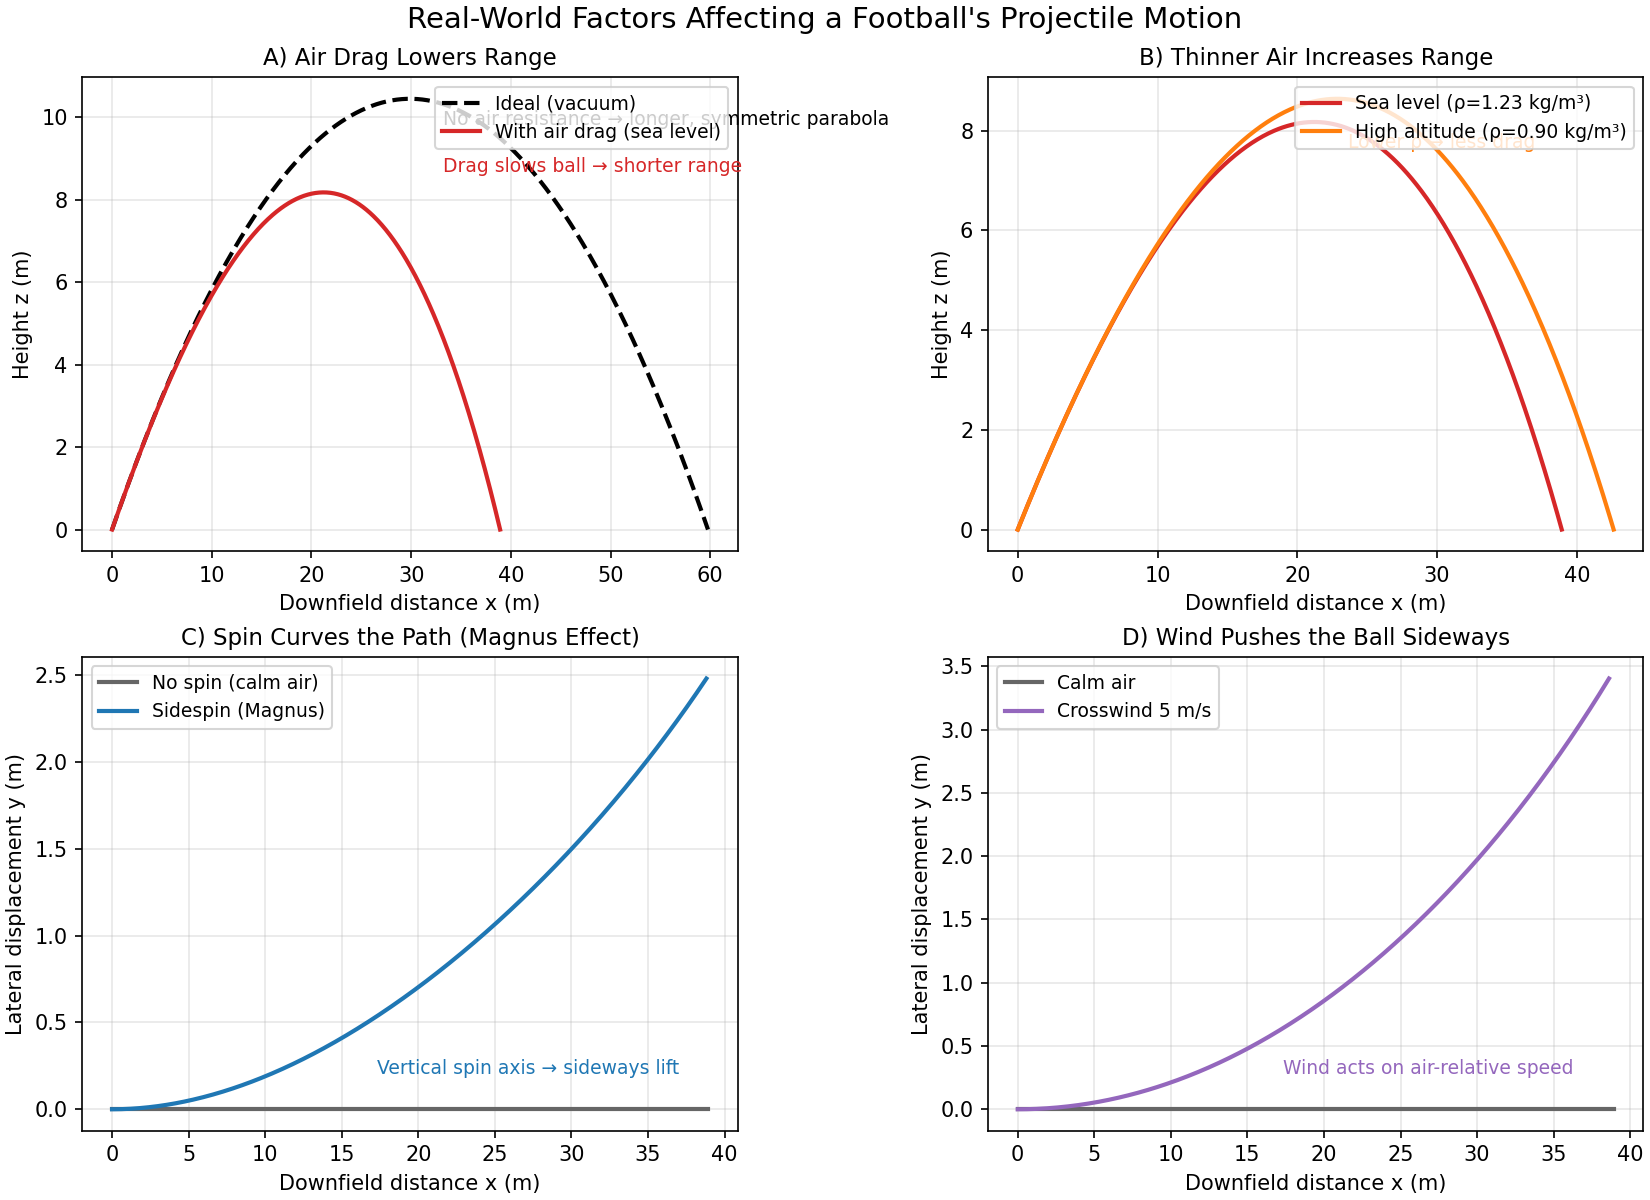

Write Python code to recreate this figure.
import numpy as np
import matplotlib.pyplot as plt


def simulate_trajectory(v0, launch_angle_deg, rho=1.225, Cd=0.25, A=0.038, m=0.43,
                        CL=0.0, spin_axis=None, wind=np.zeros(3), g=9.81,
                        dt=0.005, t_max=8.0):
    """
    Simulate a football's flight in 3D with gravity, quadratic drag, Magnus (spin), and wind.
    Coordinates: x (downfield), y (lateral), z (vertical).

    Parameters
    - v0: initial speed (m/s)
    - launch_angle_deg: elevation angle above horizontal (degrees)
    - rho: air density (kg/m^3)
    - Cd: drag coefficient (dimensionless)
    - A: cross-sectional area (m^2)
    - m: mass (kg)
    - CL: lift (Magnus) coefficient (dimensionless). Set >0 to enable spin lift.
    - spin_axis: 3-vector giving spin axis direction (arbitrary magnitude). If None -> no spin.
                 Only direction matters; CL controls strength.
    - wind: 3-vector wind velocity of air relative to ground (m/s)
    - g: gravitational acceleration (m/s^2)
    - dt: integration time step (s)
    - t_max: safety maximum time (s)

    Returns arrays x, y, z of the trajectory until ground impact (z=0) via linear interpolation.
    """
    # Initial state
    theta = np.deg2rad(launch_angle_deg)
    v = np.array([v0 * np.cos(theta), 0.0, v0 * np.sin(theta)], dtype=float)
    r = np.array([0.0, 0.0, 0.0], dtype=float)

    # Precompute constants
    k_drag = 0.5 * rho * Cd * A / m  # drag coefficient for acceleration

    # Normalize spin axis if provided
    omega_hat = None
    if spin_axis is not None:
        sa_norm = np.linalg.norm(spin_axis)
        if sa_norm > 0:
            omega_hat = spin_axis / sa_norm

    xs, ys, zs = [r[0]], [r[1]], [r[2]]

    t = 0.0
    last_r = r.copy()
    last_v = v.copy()
    while t < t_max:
        v_rel = v - wind
        speed_rel = np.linalg.norm(v_rel)

        # Gravity
        a_g = np.array([0.0, 0.0, -g])

        # Quadratic drag
        if rho > 0.0 and speed_rel > 1e-9:
            a_d = -k_drag * speed_rel * v_rel
        else:
            a_d = np.zeros(3)

        # Magnus (spin) lift: magnitude ~ 0.5*rho*A*CL*v^2/m, direction ~ (omega_hat x v_hat)
        a_m = np.zeros(3)
        if (rho > 0.0) and (CL > 0.0) and (omega_hat is not None) and (speed_rel > 1e-9):
            v_hat = v_rel / speed_rel
            n = np.cross(omega_hat, v_hat)
            n_norm = np.linalg.norm(n)
            if n_norm > 1e-9:
                n_hat = n / n_norm
                a_m = (0.5 * rho * A * CL * (speed_rel ** 2) / m) * n_hat

        a = a_g + a_d + a_m

        # Integrate (explicit Euler)
        last_r[:] = r
        last_v[:] = v
        v = v + a * dt
        r = r + v * dt
        t += dt

        xs.append(r[0])
        ys.append(r[1])
        zs.append(r[2])

        # Ground impact detection and linear interpolation to z=0
        if r[2] < 0.0 and len(zs) > 1:
            z_prev = zs[-2]
            z_curr = zs[-1]
            if (z_prev - z_curr) != 0:
                frac = z_prev / (z_prev - z_curr)
                x_prev, y_prev = xs[-2], ys[-2]
                x_curr, y_curr = xs[-1], ys[-1]
                x_hit = x_prev + frac * (x_curr - x_prev)
                y_hit = y_prev + frac * (y_curr - y_prev)
                xs[-1] = x_hit
                ys[-1] = y_hit
                zs[-1] = 0.0
            break

    return np.array(xs), np.array(ys), np.array(zs)


def main():
    # Physical parameters for a standard football (soccer ball)
    m = 0.43              # kg
    r_ball = 0.11         # m radius
    A = np.pi * r_ball**2 # cross-sectional area
    Cd = 0.25             # drag coefficient

    # Environments
    rho_sea = 1.225  # kg/m^3 (sea level)
    rho_alt = 0.90   # kg/m^3 (high altitude ~ 3000 m)

    # Launch conditions
    v0 = 25.0         # m/s (strong kick)
    angle = 35.0      # degrees

    # Spin setup: sidespin -> spin axis vertical (z), curves sideways (y)
    spin_axis_vertical = np.array([0.0, 0.0, 1.0])
    CL_spin = 0.05  # modest Magnus lift coefficient for a curving kick

    # Wind setups
    wind_calm = np.array([0.0, 0.0, 0.0])
    wind_cross = np.array([0.0, 5.0, 0.0])    # 5 m/s crosswind to the right (+y)

    # Simulations
    # Panel A: Ideal (vacuum) vs with air drag (sea level)
    x_vac, y_vac, z_vac = simulate_trajectory(v0, angle, rho=0.0, Cd=Cd, A=A, m=m, CL=0.0,
                                               spin_axis=None, wind=wind_calm)
    x_drag, y_drag, z_drag = simulate_trajectory(v0, angle, rho=rho_sea, Cd=Cd, A=A, m=m, CL=0.0,
                                                 spin_axis=None, wind=wind_calm)

    # Panel B: Sea level vs high altitude
    x_alt, y_alt, z_alt = simulate_trajectory(v0, angle, rho=rho_alt, Cd=Cd, A=A, m=m, CL=0.0,
                                              spin_axis=None, wind=wind_calm)

    # Panel C: Spin (Magnus) vs no spin (top view)
    x_nospin, y_nospin, z_nospin = simulate_trajectory(v0, angle, rho=rho_sea, Cd=Cd, A=A, m=m, CL=0.0,
                                                       spin_axis=None, wind=wind_calm)
    x_spin, y_spin, z_spin = simulate_trajectory(v0, angle, rho=rho_sea, Cd=Cd, A=A, m=m, CL=CL_spin,
                                                 spin_axis=spin_axis_vertical, wind=wind_calm)

    # Panel D: Crosswind drift (top view)
    x_calm, y_calm, z_calm = x_nospin, y_nospin, z_nospin  # reuse calm, no spin
    x_wind, y_wind, z_wind = simulate_trajectory(v0, angle, rho=rho_sea, Cd=Cd, A=A, m=m, CL=0.0,
                                                 spin_axis=None, wind=wind_cross)

    # Create figure
    plt.rcParams.update({
        'font.size': 10,
        'axes.titlesize': 11,
        'axes.labelsize': 10,
        'legend.fontsize': 9
    })

    fig, axs = plt.subplots(2, 2, figsize=(11, 8), constrained_layout=True)

    # Panel A: Side view - Ideal vs Drag
    ax = axs[0, 0]
    ax.plot(x_vac, z_vac, color='k', linestyle='--', linewidth=2, label='Ideal (vacuum)')
    ax.plot(x_drag, z_drag, color='tab:red', linewidth=2, label='With air drag (sea level)')
    ax.set_title('A) Air Drag Lowers Range')
    ax.set_xlabel('Downfield distance x (m)')
    ax.set_ylabel('Height z (m)')
    ax.grid(True, alpha=0.3)
    ax.legend(loc='upper right')
    ax.annotate('No air resistance → longer, symmetric parabola', xy=(0.55, 0.90), xycoords='axes fraction',
                fontsize=9, color='k')
    ax.annotate('Drag slows ball → shorter range', xy=(0.55, 0.80), xycoords='axes fraction',
                fontsize=9, color='tab:red')

    # Panel B: Side view - Altitude effect
    ax = axs[0, 1]
    ax.plot(x_drag, z_drag, color='tab:red', linewidth=2, label=f'Sea level (ρ={rho_sea:.3g} kg/m³)')
    ax.plot(x_alt, z_alt, color='tab:orange', linewidth=2, label=f'High altitude (ρ={rho_alt:.2f} kg/m³)')
    ax.set_title('B) Thinner Air Increases Range')
    ax.set_xlabel('Downfield distance x (m)')
    ax.set_ylabel('Height z (m)')
    ax.grid(True, alpha=0.3)
    ax.legend(loc='upper right')
    ax.annotate('Lower ρ → less drag', xy=(0.55, 0.85), xycoords='axes fraction', fontsize=9, color='tab:orange')

    # Panel C: Top view - Spin (Magnus effect)
    ax = axs[1, 0]
    ax.plot(x_nospin, y_nospin, color='0.4', linewidth=2, label='No spin (calm air)')
    ax.plot(x_spin, y_spin, color='tab:blue', linewidth=2, label='Sidespin (Magnus)')
    ax.set_title('C) Spin Curves the Path (Magnus Effect)')
    ax.set_xlabel('Downfield distance x (m)')
    ax.set_ylabel('Lateral displacement y (m)')
    ax.grid(True, alpha=0.3)
    ax.legend(loc='upper left')
    ax.annotate('Vertical spin axis → sideways lift', xy=(0.45, 0.12), xycoords='axes fraction', fontsize=9, color='tab:blue')

    # Panel D: Top view - Crosswind drift
    ax = axs[1, 1]
    ax.plot(x_calm, y_calm, color='0.4', linewidth=2, label='Calm air')
    ax.plot(x_wind, y_wind, color='tab:purple', linewidth=2, label='Crosswind 5 m/s')
    ax.set_title('D) Wind Pushes the Ball Sideways')
    ax.set_xlabel('Downfield distance x (m)')
    ax.set_ylabel('Lateral displacement y (m)')
    ax.grid(True, alpha=0.3)
    ax.legend(loc='upper left')
    ax.annotate('Wind acts on air-relative speed', xy=(0.45, 0.12), xycoords='axes fraction', fontsize=9, color='tab:purple')

    # Global title
    fig.suptitle('Real-World Factors Affecting a Football\'s Projectile Motion', fontsize=14)

    # Save figure
    out_name = 'football_projectile_real_world_factors.png'
    plt.savefig(out_name, dpi=150)
    print(f'Saved figure to {out_name}')


if __name__ == '__main__':
    main()
